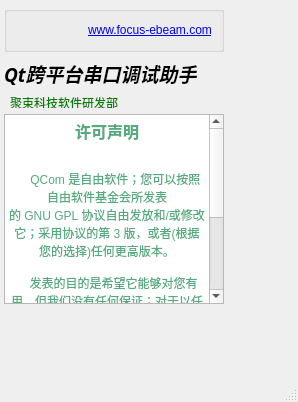
<?xml version="1.0" encoding="UTF-8"?>
<ui version="4.0">
 <class>aboutDialog</class>
 <widget class="QMainWindow" name="aboutDialog">
  <property name="geometry">
   <rect>
    <x>0</x>
    <y>0</y>
    <width>298</width>
    <height>402</height>
   </rect>
  </property>
  <property name="windowTitle">
   <string>关于</string>
  </property>
  <widget class="QWidget" name="centralwidget">
   <widget class="QGroupBox" name="groupBox_4">
    <property name="geometry">
     <rect>
      <x>4</x>
      <y>6</y>
      <width>220</width>
      <height>46</height>
     </rect>
    </property>
    <property name="title">
     <string/>
    </property>
    <layout class="QHBoxLayout" name="horizontalLayout">
     <item>
      <widget class="QLabel" name="label_10">
       <property name="text">
        <string/>
       </property>
       <property name="pixmap">
        <pixmap resource="images.qrc">:/FBT2.png</pixmap>
       </property>
      </widget>
     </item>
     <item>
      <widget class="QLabel" name="label_9">
       <property name="text">
        <string>&lt;a href=&quot;https://www.baidu.com&quot;&gt;www.focus-ebeam.com&lt;/a&gt;</string>
       </property>
      </widget>
     </item>
    </layout>
   </widget>
   <widget class="QLabel" name="label_2">
    <property name="geometry">
     <rect>
      <x>10</x>
      <y>94</y>
      <width>214</width>
      <height>14</height>
     </rect>
    </property>
    <property name="text">
     <string>&lt;font color='green'&gt;聚束科技软件研发部&lt;/font&gt;</string>
    </property>
   </widget>
   <widget class="QLabel" name="label">
    <property name="geometry">
     <rect>
      <x>4</x>
      <y>58</y>
      <width>220</width>
      <height>30</height>
     </rect>
    </property>
    <property name="font">
     <font>
      <family>Andalus</family>
      <pointsize>14</pointsize>
      <weight>75</weight>
      <italic>true</italic>
      <bold>true</bold>
     </font>
    </property>
    <property name="text">
     <string>Qt跨平台串口调试助手</string>
    </property>
   </widget>
   <widget class="QTextBrowser" name="textBrowser">
    <property name="geometry">
     <rect>
      <x>4</x>
      <y>114</y>
      <width>220</width>
      <height>190</height>
     </rect>
    </property>
    <property name="html">
     <string>&lt;!DOCTYPE HTML PUBLIC &quot;-//W3C//DTD HTML 4.0//EN&quot; &quot;http://www.w3.org/TR/REC-html40/strict.dtd&quot;&gt;
&lt;html&gt;&lt;head&gt;&lt;meta name=&quot;qrichtext&quot; content=&quot;1&quot; /&gt;&lt;style type=&quot;text/css&quot;&gt;
p, li { white-space: pre-wrap; }
&lt;/style&gt;&lt;/head&gt;&lt;body style=&quot; font-family:'SimSun'; font-size:9pt; font-weight:400; font-style:normal;&quot;&gt;
&lt;p align=&quot;center&quot; style=&quot; margin-top:0px; margin-bottom:0px; margin-left:0px; margin-right:0px; -qt-block-indent:0; text-indent:0px;&quot;&gt;&lt;span style=&quot; font-size:12pt; font-weight:600; color:#55aa7f;&quot;&gt;许可声明&lt;br /&gt;&lt;/span&gt;&lt;span style=&quot; color:#55aa7f;&quot;&gt;&lt;br /&gt;&lt;br /&gt;     QCom 是自由软件；您可以按照自由软件基金会所发表的 GNU GPL 协议自由发放和/或修改它；采用协议的第 3 版，或者(根据您的选择)任何更高版本。&lt;br /&gt;&lt;br /&gt;    发表的目的是希望它能够对您有用，但我们没有任何保证；对于以任何用途使用它所造成的任何直接或间接后果都不承担任何责任。请参看 GNU GPL 协议中的细节。&lt;br /&gt;&lt;br /&gt;    您应该在收到该程序的同时收到了GNU GPL协议的副本。如果没有的话，请参见（&lt;/span&gt;&lt;a href=&quot;http://www.gnu.org/licenses&quot;&gt;&lt;span style=&quot; text-decoration: underline; color:#55aa7f;&quot;&gt;http://www.focus-ebeam.com/help.doc&lt;/span&gt;&lt;/a&gt;&lt;span style=&quot; color:#55aa7f;&quot;&gt; ）。 &lt;/span&gt;&lt;/p&gt;&lt;/body&gt;&lt;/html&gt;</string>
    </property>
   </widget>
  </widget>
  <widget class="QMenuBar" name="menubar">
   <property name="geometry">
    <rect>
     <x>0</x>
     <y>0</y>
     <width>298</width>
     <height>23</height>
    </rect>
   </property>
  </widget>
  <widget class="QStatusBar" name="statusbar"/>
 </widget>
 <resources>
  <include location="images.qrc"/>
 </resources>
 <connections/>
</ui>
